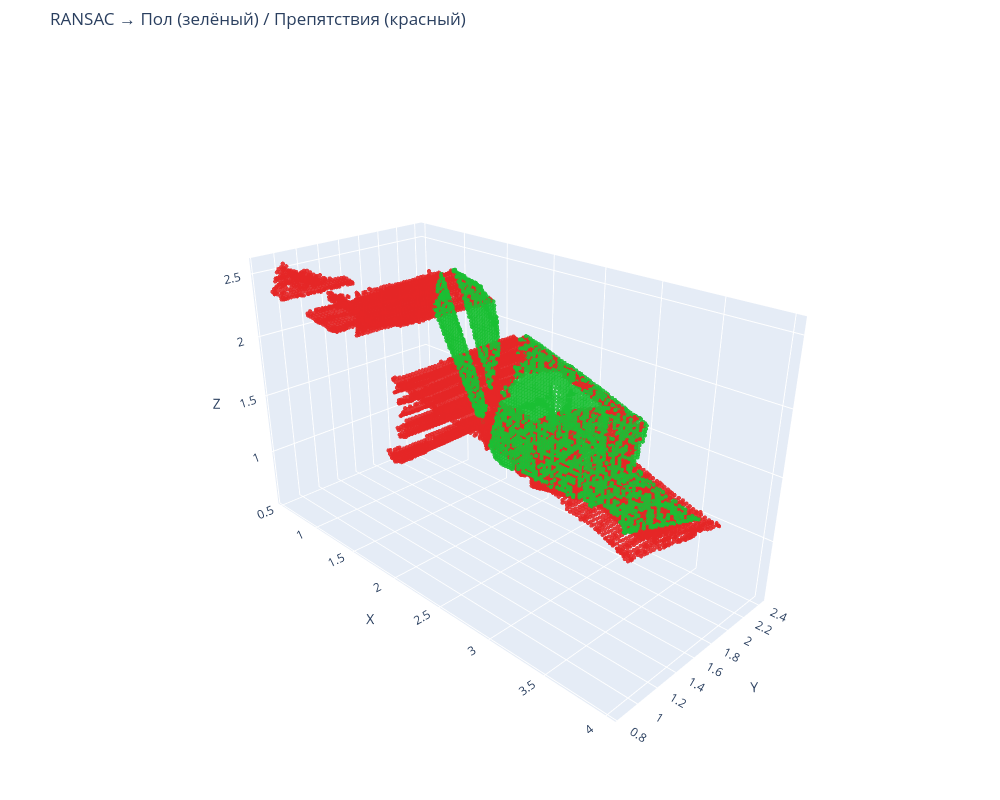

The code cell stored with this chart in its notebook:
### Markdown cell above
**Динамический вывод**

### Code cell
colors = np.full((len(points), 3), [0.9, 0.15, 0.15], dtype=float)
colors[inlier_mask] = [0.1, 0.75, 0.2]

if len(points) > 150000:
    step = len(points) // 150000
    points_plot = points[::step]
    colors_plot = colors[::step]
    print(f"Отрисовываем {len(points_plot):,} точек (прорежено)")
else:
    points_plot = points
    colors_plot = colors

fig = go.Figure()

fig.add_trace(go.Scatter3d(
    x=points_plot[:, 0],
    y=points_plot[:, 1],
    z=points_plot[:, 2],
    mode='markers',
    marker=dict(
        size=2.5,
        color=colors_plot,
        opacity=0.9
    ),
    name='Облако точек'
))

# Настройки вида
fig.update_layout(
    title="RANSAC → Пол (зелёный) / Препятствия (красный)",
    scene=dict(
        xaxis_title='X',
        yaxis_title='Y',
        zaxis_title='Z',
        aspectmode='data',
        camera=dict(
            eye=dict(x=1.8, y=-1.8, z=1.2)
        )
    ),
    width=1000,
    height=800,
    margin=dict(l=0, r=0, b=0, t=50),
    showlegend=False
)

fig.show()

### Figure 1 — Plotly figure (JSON) as saved in the notebook; plotly's stock layout.template omitted (floating-point values rounded to 4 significant figures; data arrays with more than 128 entries replaced by an {"elided": "..."} marker saying what was removed)
{"data": [{"marker": {"color": {"elided": "12369x3 float values"}, "opacity": 0.9, "size": 2.5}, "mode": "markers", "name": "Облако точек", "x": {"elided": "12369 float values"}, "y": {"elided": "12369 float values"}, "z": {"elided": "12369 float values"}, "type": "scatter3d"}], "layout": {"scene": {"camera": {"eye": {"x": 1.8, "y": -1.8, "z": 1.2}}, "xaxis": {"title": {"text": "X"}}, "yaxis": {"title": {"text": "Y"}}, "zaxis": {"title": {"text": "Z"}}, "aspectmode": "data"}, "margin": {"l": 0, "r": 0, "b": 0, "t": 50}, "title": {"text": "RANSAC → Пол (зелёный) / Препятствия (красный)"}, "width": 1000, "height": 800, "showlegend": false}}
